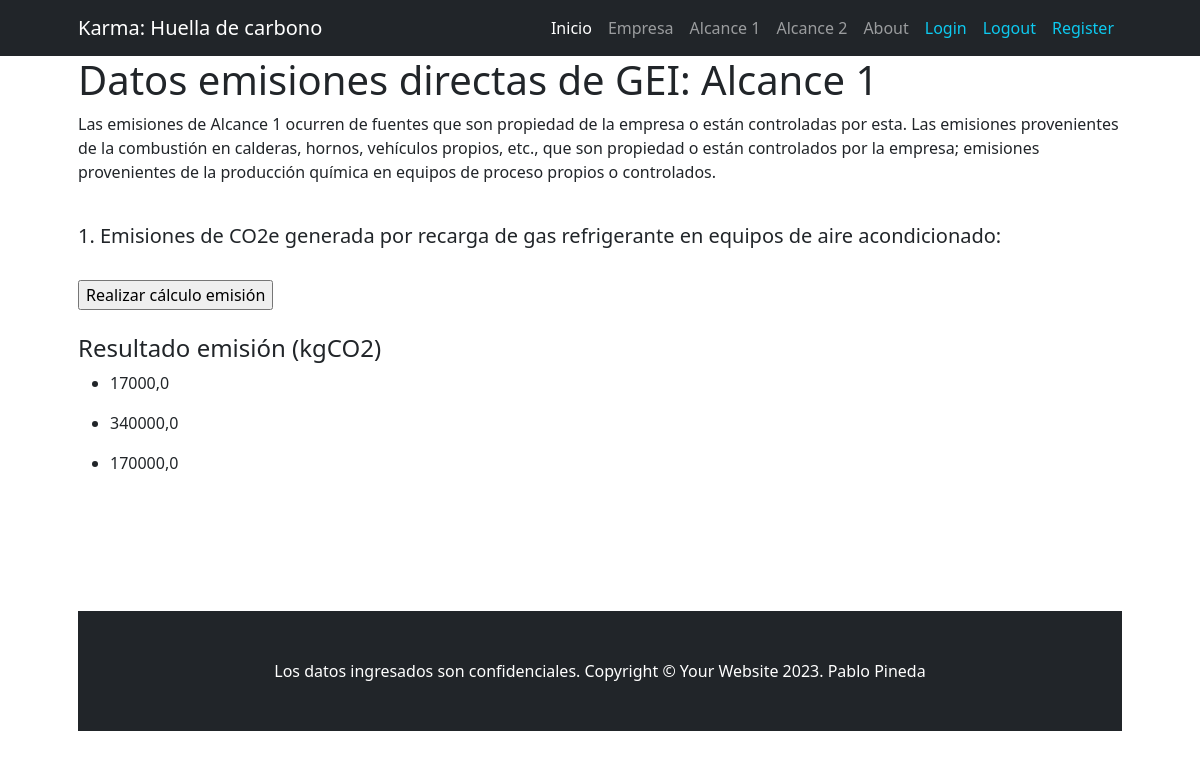
Screenshot of /mostrar-resultados/ with the database file from the repository.
### apps/home/models.py (models this page shows, shortened)
class ResultadoEmisionGasRefrigerante(models.Model):
    valor = models.FloatField()
    class Meta:
        verbose_name = 'Emisión de Gas Refrigerante (KgCO2)'
        verbose_name_plural = 'Emisioes de Gases Refrigerantes (KgCO2)'

### apps/home/views.py (the view)
# urls.py: path('mostrar-resultados/', views.mostrar_resultados, name='mostrar_resultados'),
def mostrar_resultados(request):
    factor_emision = models.ResultadoEmisionGasRefrigerante.objects.all()
    return render(request, 'home/calculo_emision_refrigerante.html', {'factor_emision': factor_emision})

### apps/home/templates/home/calculo_emision_refrigerante.html
{% extends 'home/crear_alcance1.html' %}
{% block content_alcance1 %}
    <h4>Resultado emisión (kgCO2)</h4>
    {% for factor in factor_emision %}
       <ul>
            <li>{{ factor.valor }}</li>
        </ul>
    {% endfor %}
{% endblock content_alcance1 %}

### rows the page displays
ResultadoEmisionGasRefrigerante: valor "17000,0"
ResultadoEmisionGasRefrigerante: valor "340000,0"
ResultadoEmisionGasRefrigerante: valor "170000,0"
